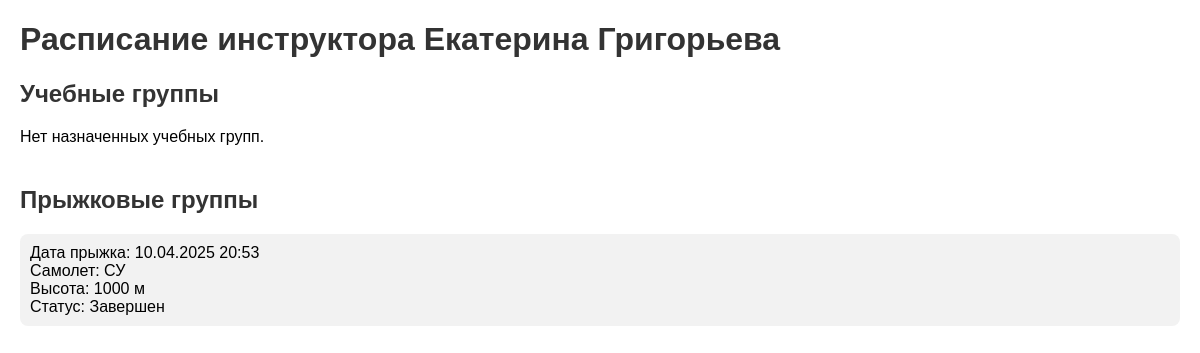
The page /instructors/5/schedule/ on the database as committed earlier.
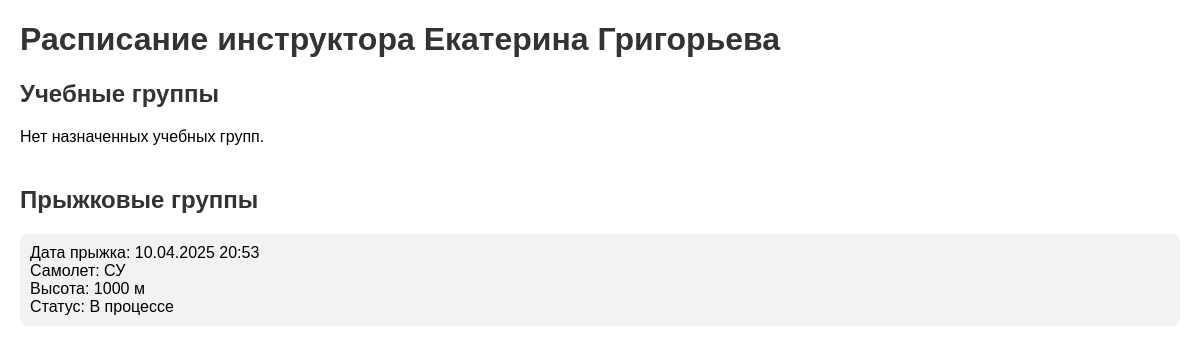
The same page on the database as committed later.
### instructors/models.py (models this page shows, shortened)
class JumpGroup(models.Model):
    instructor_air = models.ForeignKey(Instructor, on_delete=models.CASCADE, related_name='air_instructor')
    instructor_ground = models.ForeignKey(Instructor, on_delete=models.CASCADE, related_name='ground_instructor')
    jump_date = models.DateTimeField()
    aircraft_type = models.CharField(max_length=255)
    altitude = models.PositiveIntegerField(help_text="Высота в метрах")
    status = models.CharField(max_length=50, choices=[('Created', 'Создана'),('Progress', 'В процессе'),('Jump', 'Выполнение прыжка'), ('Completed', 'Завершен'),
                                                      ('Cancelled', 'Отменен')], default='Created')

### instructors/views.py (the view)
# urls.py: path('instructors/<int:instructor_id>/schedule/', instructor_schedule, name='instructor_schedule'),
def instructor_schedule(request, instructor_id):
    instructor = get_object_or_404(Instructor, pk=instructor_id)
    training_groups = TrainingGroup.objects.filter(instructor=instructor)
    jump_groups = JumpGroup.objects.filter(
        Q(instructor_air=instructor) | Q(instructor_ground=instructor)
    )
    context = {
        'instructor': instructor,
        'training_groups': training_groups,
        'jump_groups': jump_groups,
    }
    return render(request, 'instructor_schedule.html', context)

### instructors/templates/instructor_schedule.html (shortened to what this page needs)
<!DOCTYPE html>
<html lang="ru">
<head>
</head>
<body>
<h1>Расписание инструктора {{ instructor.first_name }} {{ instructor.last_name }}</h1>
<div class="section">
    <h2>Учебные группы</h2>
    {% if training_groups %}
        <ul>
            {% for group in training_groups %}
                <li>
                    <a href="{% url 'training_group_detail' instructor_id=instructor.instructor_id training_group_id=group.group_id %}">
                        <strong>{{ group.group_name }}</strong>
                    </a><br>
                    Статус: {{ group.get_status_display }}<br>
                    Начало: {{ group.start_date_time|date:"d.m.Y H:i" }}<br>
                    {% if group.end_date_time %}
                        Завершение: {{ group.end_date_time|date:"d.m.Y H:i" }}
                    {% endif %}
                </li>
            {% endfor %}
        </ul>
    {% else %}
        <p>Нет назначенных учебных групп.</p>
    {% endif %}
</div>
<div class="section">
    <h2>Прыжковые группы</h2>
    {% if jump_groups %}
        <ul>
            {% for jump in jump_groups %}
                <li>
                    Дата прыжка: {{ jump.jump_date|date:"d.m.Y H:i" }}<br>
                    Самолет: {{ jump.aircraft_type }}<br>
                    Высота: {{ jump.altitude }} м<br>
                    Статус: {{ jump.get_status_display }}
                </li>
            {% endfor %}
        </ul>
    {% else %}
        <p>Нет назначенных прыжковых групп.</p>
    {% endif %}
</div>
</body>
</html>

Rows that differ between the two databases and show on the page:
changed JumpGroup "СУ": status "Завершен" → "В процессе"
